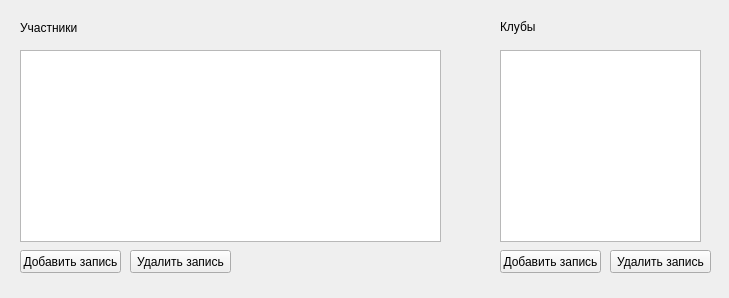
<?xml version="1.0" encoding="UTF-8"?>
<ui version="4.0">
 <class>Filling</class>
 <widget class="QDialog" name="Filling">
  <property name="geometry">
   <rect>
    <x>0</x>
    <y>0</y>
    <width>729</width>
    <height>298</height>
   </rect>
  </property>
  <property name="windowTitle">
   <string>Dialog</string>
  </property>
  <widget class="QTableView" name="tablePersons">
   <property name="geometry">
    <rect>
     <x>20</x>
     <y>50</y>
     <width>421</width>
     <height>192</height>
    </rect>
   </property>
  </widget>
  <widget class="QTableView" name="tableClubs">
   <property name="geometry">
    <rect>
     <x>500</x>
     <y>50</y>
     <width>201</width>
     <height>192</height>
    </rect>
   </property>
  </widget>
  <widget class="QLabel" name="label">
   <property name="geometry">
    <rect>
     <x>20</x>
     <y>20</y>
     <width>101</width>
     <height>16</height>
    </rect>
   </property>
   <property name="text">
    <string>Участники</string>
   </property>
  </widget>
  <widget class="QLabel" name="label_2">
   <property name="geometry">
    <rect>
     <x>500</x>
     <y>20</y>
     <width>47</width>
     <height>14</height>
    </rect>
   </property>
   <property name="text">
    <string>Клубы</string>
   </property>
  </widget>
  <widget class="QPushButton" name="pushButton">
   <property name="geometry">
    <rect>
     <x>20</x>
     <y>250</y>
     <width>101</width>
     <height>23</height>
    </rect>
   </property>
   <property name="text">
    <string>Добавить запись</string>
   </property>
   <property name="autoDefault">
    <bool>false</bool>
   </property>
  </widget>
  <widget class="QPushButton" name="pushButton_2">
   <property name="geometry">
    <rect>
     <x>130</x>
     <y>250</y>
     <width>101</width>
     <height>23</height>
    </rect>
   </property>
   <property name="text">
    <string>Удалить запись</string>
   </property>
   <property name="autoDefault">
    <bool>false</bool>
   </property>
  </widget>
  <widget class="QPushButton" name="pushButton_3">
   <property name="geometry">
    <rect>
     <x>500</x>
     <y>250</y>
     <width>101</width>
     <height>23</height>
    </rect>
   </property>
   <property name="text">
    <string>Добавить запись</string>
   </property>
   <property name="autoDefault">
    <bool>false</bool>
   </property>
  </widget>
  <widget class="QPushButton" name="pushButton_4">
   <property name="geometry">
    <rect>
     <x>610</x>
     <y>250</y>
     <width>101</width>
     <height>23</height>
    </rect>
   </property>
   <property name="text">
    <string>Удалить запись</string>
   </property>
   <property name="autoDefault">
    <bool>false</bool>
   </property>
  </widget>
 </widget>
 <resources/>
 <connections/>
</ui>
